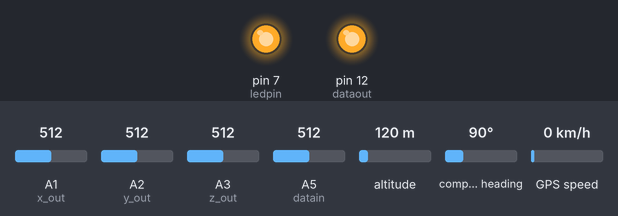
A sketch run on a simulated Arduino Uno, built with avr-gcc and run on an emulated ATmega328P. Shown: output pins drawn as LEDs (lit = HIGH). The inputs (shaded band) are chosen by the test bench; at power-on: A1 (x_out) = 512, A2 (y_out) = 512, A3 (z_out) = 512, A5 (datain) = 512, altitude 120 m, compass heading 90°, GPS speed 0 km/h. The GPS gets a fix after 3 s at 37.7749, -122.4194 with 8 satellites; the modem accepts every AT command (registered, SIM ready, sends succeed) and sends nothing else; what the sketch prints to the serial monitor is not drawn.

Above: at 0.2 s.
Timing chart, 0 to 1.7 s (numbered marks = the images above):
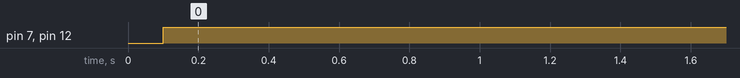

The sketch:

Code.ino
```cpp
#include <math.h>
#include <SoftwareSerial.h>
#include <TinyGPS++.h>
#define datain A5
#define ledpin 7
#define dataout 12

unsigned int temp;


/* Create object named bt of the class SoftwareSerial */
SoftwareSerial GPS_SoftSerial(4, 3);/* (Rx, Tx) */
/* Create an object named gps of the class TinyGPSPlus */
TinyGPSPlus gps;


SoftwareSerial mySerial(9, 10);
const int x_out = A1; /* connect x_out of module to A1 of UNO board */
const int y_out = A2; /* connect y_out of module to A2 of UNO board */
const int z_out = A3; /* connect z_out of module to A3 of UNO board */

void setup()
{
  pinMode(dataout, OUTPUT);
  pinMode (ledpin, OUTPUT);
  mySerial.begin(9600);
  GPS_SoftSerial.begin(9600);
  Serial.begin(9600);
  delay(100);
}

void loop()
{
  int x_adc_value, y_adc_value, z_adc_value;
  double x, y, z, g;
  double roll, pitch, yaw;
  temp=analogRead(datain);

    if(temp>0)
    {
     digitalWrite(dataout, HIGH);
     digitalWrite(ledpin, HIGH);
    }

   else
   {
     digitalWrite(dataout,LOW);
     digitalWrite(ledpin, LOW);
   }
  x_adc_value = analogRead(x_out); /* Digital value of voltage on x_out pin */
  y_adc_value = analogRead(y_out); /* Digital value of voltage on y_out pin */
  z_adc_value = analogRead(z_out); /* Digital value of voltage on z_out pin */

  Serial.print("x_ = ");
  Serial.print(x_adc_value);
  Serial.print("\t\t");
  Serial.print("y_ = ");
  Serial.print(y_adc_value);
  Serial.print("\t\t");
  Serial.print("z_ = ");
  Serial.print(z_adc_value);
  Serial.print("\t\t");
  delay(100);

  x = ( ( ( (double)(x_adc_value * 5)/1024) - 1.65 ) / 0.330 ); /* Acceleration in x-direction in g units */
  y = ( ( ( (double)(y_adc_value * 5)/1024) - 1.65 ) / 0.330 ); /* Acceleration in y-direction in g units */
  z = ( ( ( (double)(z_adc_value * 5)/1024) - 1.80 ) / 0.330 ); /* Acceleration in z-direction in g units */
  g =sqrt(x * x + y * y + z * z);
  if(g>1.31)
  {

     SendMessage();
  }


  Serial.print("g = ");
  Serial.print(g);
  Serial.print("\n\n");
  delay(1000);
}

void SendMessage()


{
  smartDelay(1000); /* Generate precise delay of 1ms */
        unsigned long start;
        double lat_val, lng_val, alt_m_val;
        bool loc_valid, alt_valid;
        lat_val = gps.location.lat(); /* Get latitude data */
        loc_valid = gps.location.isValid(); /* Check if valid location data is available */
        lng_val = gps.location.lng(); /* Get longtitude data */
        alt_m_val = gps.altitude.meters();  /* Get altitude data in meters */
        alt_valid = gps.altitude.isValid(); /* Check if valid altitude data is available */
  if (!loc_valid)
        {
          Serial.print("Latitude : ");
          Serial.println("*****");
          Serial.print("Longitude : ");
          Serial.println("*****");
        }
        else
        {
          Serial.print("Latitude : ");
          Serial.println(lat_val, 6);
          Serial.print("\t");
          Serial.print("Longitude : ");
          Serial.println(lng_val, 6);
          Serial.print("\t");

        }
        if (!alt_valid)
        {
          Serial.print("Altitude : ");
          Serial.println("*****");
        }
        else
        {
          Serial.print("Altitude : ");
          Serial.println(alt_m_val, 6);
        }

  mySerial.println("AT+CMGF=1");    //Sets the GSM Module in Text Mode

  delay(1000);  // Delay of 1000 milli seconds or 1 second

  mySerial.println("AT+CMGS=\"+918320387797\"\r"); // Replace x with mobile number

  delay(1000);
        mySerial.println("emergncy for accident \n Latitude:23.029541 \n Longitude:72.553405 \n altitude: 52.099958 \n");// The SMS text you want to send
        //mySerial.println(lat_val);
        //mySerial.println(lng_val);
  delay(100);

  mySerial.println((char)26);// ASCII code of CTRL+Z

  delay(1000);

}
static void smartDelay(unsigned long ms)
{
  unsigned long start = millis();
  do
  {
    while (GPS_SoftSerial.available())  /* Encode data read from GPS while data is available on serial port */
      gps.encode(GPS_SoftSerial.read());
/* Encode basically is used to parse the string received by the GPS and to store it in a buffer so that information can be extracted from it */
  } while (millis() - start < ms);
}
```

Measured:
- by itself, pin 7 (ledpin), pin 12 (dataout): LOW → HIGH at 0.10 s
